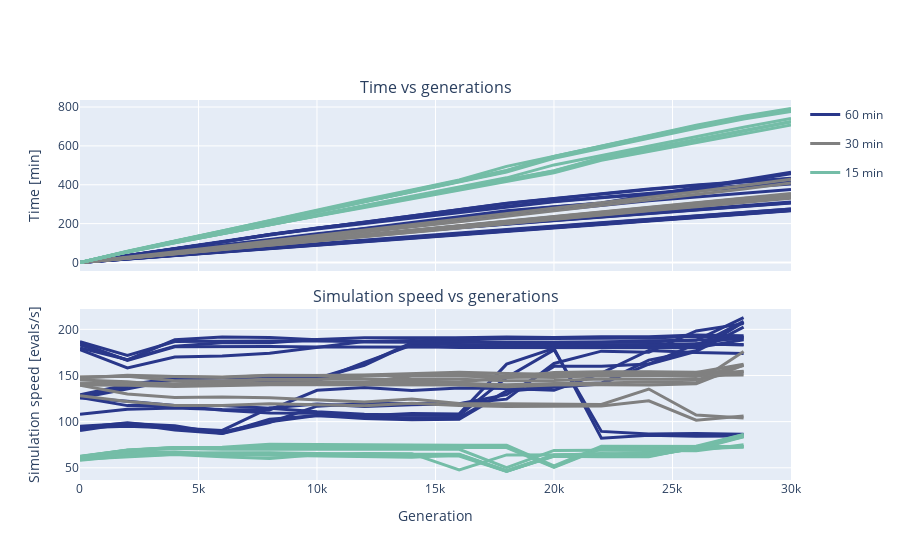

The notebook cell saved with this chart:
### Code cell
mixed_60min = load_experiment_results(os.path.join(folder_path, 'data',
                        'bemeopt__nsga2__anytown_mixed_f1__exp03', 'output', 'bemeopt__nsga2__anytown_mixed_f1__exp03__exp.json') )

mixed_30min = load_experiment_results(os.path.join(folder_path, 'data',
                        'bemeopt__nsga2__anytown_mixed_f1__exp04', 'output','bemeopt__nsga2__anytown_mixed_f1__exp04__exp.json') )

mixed_15min = load_experiment_results(os.path.join(folder_path,'data',
                        'bemeopt__nsga2__anytown_mixed_f1__exp05', 'output','bemeopt__nsga2__anytown_mixed_f1__exp05__exp.json') )


# times vs generation
fig = make_subplots(rows=2, cols=1, shared_xaxes=True, vertical_spacing=0.1, subplot_titles=('Time vs generations', 'Simulation speed vs generations'))
_names = ["60 min", "30 min", "15 min"]
for e, exp in enumerate([mixed_60min, mixed_30min, mixed_15min]):
    t_finals = []
    fr_all = []
    fr_all_avg = 0
    fr_all_std = 0
    for i, island in enumerate(exp['archipelago']['islands']):
        fevals = np.array([generation['fitness-evaluations'] for generation in island['generations']])
        times = np.array([datetime.strptime(generation['current-time'], "%a %b %d %H:%M:%S %Y") for generation in island['generations']])
        times = [(t-times[0]).total_seconds() for t in times]
        if i == 0:
            _showleg = True
        else:
            _showleg = False
        fig.add_trace(go.Scatter(x=fevals/100, y=[t/60 for t in times], mode='lines', line=dict(color=_colors[e], width=3), showlegend=_showleg, name=_names[e], legendgroup=_names[e]), row=1, col=1)
        fig.add_trace(go.Scatter(x=fevals[:-1]/100, y=[(fevals[j+1]-fevals[j])/((times[j+1]-times[j])) for j in range(len(times)-1)], mode='lines', line=dict(color=_colors[e], width=3), showlegend=False, name=_names[e], legendgroup=_names[e]), row=2, col=1)
        
        t_finals.append(times[-1])
        fr_all.extend([(fevals[j+1]-fevals[j])/((times[j+1]-times[j])) for j in range(len(times)-1)])
    
    print(f"Total time for the experiment on {_names[e]}: {np.mean(t_finals)/60:.2f} +- {np.std(t_finals)/60:.2f} min")
    print(f"Simulation speed for the experiment on {_names[e]}: {np.mean(fr_all):.2f} +- {np.std(fr_all):.2f} EPS/s")

fig.update_xaxes(title_text='Generation', row=2, col=1)
fig.update_yaxes(title_text='Time [min]', row=1, col=1)
fig.update_yaxes(title_text='Simulation speed [evals/s]', row=2, col=1)
fig.show()

### Figure 1 — Plotly figure (JSON) as saved in the notebook; plotly's stock layout.template omitted (floating-point values rounded to 4 significant figures)
{"data": [{"legendgroup": "60 min", "line": {"color": "#29378A", "width": 3}, "mode": "lines", "name": "60 min", "showlegend": true, "type": "scatter", "x": [1, 2001, 4001, 6001, 8001, 10001, 12001, 14001, 16001, 18001, 20001, 22001, 24001, 26001, 28001, 30001], "xaxis": "x", "y": [0, 26.42, 54.82, 83.22, 112.9, 143.3, 173.9, 205.2, 235.9, 266.6, 287.2, 305.7, 346.4, 385.5, 425.1, 464.5], "yaxis": "y"}, {"legendgroup": "60 min", "line": {"color": "#29378A", "width": 3}, "mode": "lines", "name": "60 min", "showlegend": false, "type": "scatter", "x": [1, 2001, 4001, 6001, 8001, 10001, 12001, 14001, 16001, 18001, 20001, 22001, 24001, 26001, 28001], "xaxis": "x2", "y": [126.2, 117.4, 117.4, 112.4, 109.5, 109.1, 106.3, 108.8, 108.4, 162.3, 179.5, 82.03, 85.18, 84.18, 84.57], "yaxis": "y2"}, {"legendgroup": "60 min", "line": {"color": "#29378A", "width": 3}, "mode": "lines", "name": "60 min", "showlegend": false, "type": "scatter", "x": [1, 2001, 4001, 6001, 8001, 10001, 12001, 14001, 16001, 18001, 20001, 22001, 24001, 26001, 28001, 30001], "xaxis": "x", "y": [0, 35.7, 70.82, 106.6, 143.4, 172.4, 200.4, 229.1, 257.3, 285.2, 312.0, 332.5, 351.4, 370.4, 387.2, 403.4], "yaxis": "y"}, {"legendgroup": "60 min", "line": {"color": "#29378A", "width": 3}, "mode": "lines", "name": "60 min", "showlegend": false, "type": "scatter", "x": [1, 2001, 4001, 6001, 8001, 10001, 12001, 14001, 16001, 18001, 20001, 22001, 24001, 26001, 28001], "xaxis": "x2", "y": [93.37, 94.92, 93.2, 90.5, 114.9, 119.0, 116.3, 118.3, 119.3, 124.4, 163.0, 176.4, 175.3, 198.2, 206.2], "yaxis": "y2"}, {"legendgroup": "60 min", "line": {"color": "#29378A", "width": 3}, "mode": "lines", "name": "60 min", "showlegend": false, "type": "scatter", "x": [1, 2001, 4001, 6001, 8001, 10001, 12001, 14001, 16001, 18001, 20001, 22001, 24001, 26001, 28001, 30001], "xaxis": "x", "y": [0, 18.53, 38.48, 56.82, 74.8, 92.78, 110.4, 127.9, 145.4, 162.8, 180.2, 197.7, 215.0, 232.4, 249.6, 266.8], "yaxis": "y"}, {"legendgroup": "60 min", "line": {"color": "#29378A", "width": 3}, "mode": "lines", "name": "60 min", "showlegend": false, "type": "scatter", "x": [1, 2001, 4001, 6001, 8001, 10001, 12001, 14001, 16001, 18001, 20001, 22001, 24001, 26001, 28001], "xaxis": "x2", "y": [179.9, 167.1, 181.8, 185.4, 185.4, 189.0, 190.8, 190.7, 190.8, 191.8, 191.2, 191.9, 191.9, 194.0, 193.1], "yaxis": "y2"}, {"legendgroup": "60 min", "line": {"color": "#29378A", "width": 3}, "mode": "lines", "name": "60 min", "showlegend": false, "type": "scatter", "x": [1, 2001, 4001, 6001, 8001, 10001, 12001, 14001, 16001, 18001, 20001, 22001, 24001, 26001, 28001, 30001], "xaxis": "x", "y": [0, 18.72, 39.8, 59.4, 78.87, 98.02, 116.5, 134.3, 152.1, 169.9, 187.8, 205.8, 223.6, 241.4, 259.1, 274.8], "yaxis": "y"}, {"legendgroup": "60 min", "line": {"color": "#29378A", "width": 3}, "mode": "lines", "name": "60 min", "showlegend": false, "type": "scatter", "x": [1, 2001, 4001, 6001, 8001, 10001, 12001, 14001, 16001, 18001, 20001, 22001, 24001, 26001, 28001], "xaxis": "x2", "y": [178.1, 158.1, 170.1, 171.2, 174.1, 180.2, 186.9, 187.8, 187.4, 185.9, 185.9, 186.4, 187.6, 188.1, 212.8], "yaxis": "y2"}, {"legendgroup": "60 min", "line": {"color": "#29378A", "width": 3}, "mode": "lines", "name": "60 min", "showlegend": false, "type": "scatter", "x": [1, 2001, 4001, 6001, 8001, 10001, 12001, 14001, 16001, 18001, 20001, 22001, 24001, 26001, 28001, 30001], "xaxis": "x", "y": [0, 36.88, 70.88, 105.7, 143.9, 177.6, 206.1, 233.9, 261.8, 289.7, 315.5, 336.3, 357.1, 377.7, 395.8, 413.1], "yaxis": "y"}, {"legendgroup": "60 min", "line": {"color": "#29378A", "width": 3}, "mode": "lines", "name": "60 min", "showlegend": false, "type": "scatter", "x": [1, 2001, 4001, 6001, 8001, 10001, 12001, 14001, 16001, 18001, 20001, 22001, 24001, 26001, 28001], "xaxis": "x2", "y": [90.38, 98.04, 95.69, 87.26, 99.11, 116.8, 119.8, 119.7, 119.5, 129.2, 159.9, 160.1, 162.3, 184.2, 191.9], "yaxis": "y2"}, {"legendgroup": "60 min", "line": {"color": "#29378A", "width": 3}, "mode": "lines", "name": "60 min", "showlegend": false, "type": "scatter", "x": [1, 2001, 4001, 6001, 8001, 10001, 12001, 14001, 16001, 18001, 20001, 22001, 24001, 26001, 28001, 30001], "xaxis": "x", "y": [0, 18, 38.05, 56.45, 74.83, 93.22, 111.7, 130.1, 148.5, 166.9, 185.4, 203.9, 222.4, 240.7, 259.0, 275.0], "yaxis": "y"}, {"legendgroup": "60 min", "line": {"color": "#29378A", "width": 3}, "mode": "lines", "name": "60 min", "showlegend": false, "type": "scatter", "x": [1, 2001, 4001, 6001, 8001, 10001, 12001, 14001, 16001, 18001, 20001, 22001, 24001, 26001, 28001], "xaxis": "x2", "y": [185.2, 166.3, 181.2, 181.3, 181.3, 180.8, 180.7, 181.0, 181.0, 180.3, 180.3, 180.5, 182.0, 182.1, 208.6], "yaxis": "y2"}, {"legendgroup": "60 min", "line": {"color": "#29378A", "width": 3}, "mode": "lines", "name": "60 min", "showlegend": false, "type": "scatter", "x": [1, 2001, 4001, 6001, 8001, 10001, 12001, 14001, 16001, 18001, 20001, 22001, 24001, 26001, 28001, 30001], "xaxis": "x", "y": [0, 17.85, 37.27, 55.12, 72.9, 90.68, 108.5, 126.3, 144.2, 161.7, 179.2, 196.8, 214.2, 231.7, 249.1, 266.5], "yaxis": "y"}, {"legendgroup": "60 min", "line": {"color": "#29378A", "width": 3}, "mode": "lines", "name": "60 min", "showlegend": false, "type": "scatter", "x": [1, 2001, 4001, 6001, 8001, 10001, 12001, 14001, 16001, 18001, 20001, 22001, 24001, 26001, 28001], "xaxis": "x2", "y": [186.7, 171.7, 186.7, 187.4, 187.4, 187.4, 186.7, 186.9, 190.3, 189.9, 189.9, 190.7, 190.7, 192.3, 191.0], "yaxis": "y2"}, {"legendgroup": "60 min", "line": {"color": "#29378A", "width": 3}, "mode": "lines", "name": "60 min", "showlegend": false, "type": "scatter", "x": [1, 2001, 4001, 6001, 8001, 10001, 12001, 14001, 16001, 18001, 20001, 22001, 24001, 26001, 28001, 30001], "xaxis": "x", "y": [0, 30.85, 60.25, 89.27, 118.7, 148.3, 173.2, 197.5, 222.4, 246.8, 271.4, 296.3, 318.1, 336.9, 356.0, 375.1], "yaxis": "y"}, {"legendgroup": "60 min", "line": {"color": "#29378A", "width": 3}, "mode": "lines", "name": "60 min", "showlegend": false, "type": "scatter", "x": [1, 2001, 4001, 6001, 8001, 10001, 12001, 14001, 16001, 18001, 20001, 22001, 24001, 26001, 28001], "xaxis": "x2", "y": [108.0, 113.4, 114.9, 113.2, 112.7, 134.0, 137.0, 133.9, 136.4, 135.9, 134.0, 152.7, 177.1, 174.8, 173.9], "yaxis": "y2"}, {"legendgroup": "60 min", "line": {"color": "#29378A", "width": 3}, "mode": "lines", "name": "60 min", "showlegend": false, "type": "scatter", "x": [1, 2001, 4001, 6001, 8001, 10001, 12001, 14001, 16001, 18001, 20001, 22001, 24001, 26001, 28001, 30001], "xaxis": "x", "y": [0, 35.07, 69.1, 105.7, 143.9, 176.4, 207.7, 239.4, 271.4, 303.3, 328.3, 352.2, 375.7, 395.7, 414.6, 430.6], "yaxis": "y"}, {"legendgroup": "60 min", "line": {"color": "#29378A", "width": 3}, "mode": "lines", "name": "60 min", "showlegend": false, "type": "scatter", "x": [1, 2001, 4001, 6001, 8001, 10001, 12001, 14001, 16001, 18001, 20001, 22001, 24001, 26001, 28001], "xaxis": "x2", "y": [95.06, 97.94, 90.99, 87.26, 102.7, 106.6, 105.2, 104.2, 104.4, 133.2, 139.4, 141.7, 166.7, 176.8, 207.7], "yaxis": "y2"}, {"legendgroup": "60 min", "line": {"color": "#29378A", "width": 3}, "mode": "lines", "name": "60 min", "showlegend": false, "type": "scatter", "x": [1, 2001, 4001, 6001, 8001, 10001, 12001, 14001, 16001, 18001, 20001, 22001, 24001, 26001, 28001, 30001], "xaxis": "x", "y": [0, 25.83, 49.65, 72.32, 94.88, 117.6, 140.3, 161.0, 179.1, 197.2, 215.5, 233.7, 252.0, 270.1, 288.2, 306.4], "yaxis": "y"}, {"legendgroup": "60 min", "line": {"color": "#29378A", "width": 3}, "mode": "lines", "name": "60 min", "showlegend": false, "type": "scatter", "x": [1, 2001, 4001, 6001, 8001, 10001, 12001, 14001, 16001, 18001, 20001, 22001, 24001, 26001, 28001], "xaxis": "x2", "y": [129.0, 140.0, 147.1, 147.7, 146.8, 146.6, 160.9, 185.0, 183.3, 182.6, 182.6, 182.8, 183.5, 184.3, 183.2], "yaxis": "y2"}, {"legendgroup": "60 min", "line": {"color": "#29378A", "width": 3}, "mode": "lines", "name": "60 min", "showlegend": false, "type": "scatter", "x": [1, 2001, 4001, 6001, 8001, 10001, 12001, 14001, 16001, 18001, 20001, 22001, 24001, 26001, 28001, 30001], "xaxis": "x", "y": [0, 26.47, 53.75, 82.1, 110.5, 139.5, 169.7, 200.5, 231.7, 263.0, 285.5, 304.3, 341.5, 380.1, 418.2, 456.8], "yaxis": "y"}, {"legendgroup": "60 min", "line": {"color": "#29378A", "width": 3}, "mode": "lines", "name": "60 min", "showlegend": false, "type": "scatter", "x": [1, 2001, 4001, 6001, 8001, 10001, 12001, 14001, 16001, 18001, 20001, 22001, 24001, 26001, 28001], "xaxis": "x2", "y": [125.9, 122.2, 117.6, 117.6, 114.6, 110.6, 108.1, 106.8, 106.6, 147.8, 177.8, 89.45, 86.54, 87.26, 86.47], "yaxis": "y2"}, {"legendgroup": "60 min", "line": {"color": "#29378A", "width": 3}, "mode": "lines", "name": "60 min", "showlegend": false, "type": "scatter", "x": [1, 2001, 4001, 6001, 8001, 10001, 12001, 14001, 16001, 18001, 20001, 22001, 24001, 26001, 28001, 30001], "xaxis": "x", "y": [0, 26.53, 51.13, 74.05, 97.23, 120.4, 143.6, 163.9, 182.1, 200.6, 219.1, 237.6, 256.1, 274.5, 293.0, 310.7], "yaxis": "y"}, {"legendgroup": "60 min", "line": {"color": "#29378A", "width": 3}, "mode": "lines", "name": "60 min", "showlegend": false, "type": "scatter", "x": [1, 2001, 4001, 6001, 8001, 10001, 12001, 14001, 16001, 18001, 20001, 22001, 24001, 26001, 28001], "xaxis": "x2", "y": [125.6, 135.5, 145.5, 143.8, 143.7, 144.1, 164.2, 182.8, 180.3, 180.2, 180.2, 180.5, 180.5, 180.0, 188.7], "yaxis": "y2"}, {"legendgroup": "60 min", "line": {"color": "#29378A", "width": 3}, "mode": "lines", "name": "60 min", "showlegend": false, "type": "scatter", "x": [1, 2001, 4001, 6001, 8001, 10001, 12001, 14001, 16001, 18001, 20001, 22001, 24001, 26001, 28001, 30001], "xaxis": "x", "y": [0, 35.67, 69.42, 105.0, 142.6, 176.0, 207.2, 239.4, 272.1, 304.6, 329.7, 354.0, 377.6, 398.2, 417.1, 433.6], "yaxis": "y"}, {"legendgroup": "60 min", "line": {"color": "#29378A", "width": 3}, "mode": "lines", "name": "60 min", "showlegend": false, "type": "scatter", "x": [1, 2001, 4001, 6001, 8001, 10001, 12001, 14001, 16001, 18001, 20001, 22001, 24001, 26001, 28001], "xaxis": "x2", "y": [93.46, 98.77, 93.55, 88.77, 99.85, 106.7, 103.4, 102.0, 102.7, 132.8, 137.4, 140.7, 162.2, 176.2, 202.4], "yaxis": "y2"}, {"legendgroup": "60 min", "line": {"color": "#29378A", "width": 3}, "mode": "lines", "name": "60 min", "showlegend": false, "type": "scatter", "x": [1, 2001, 4001, 6001, 8001, 10001, 12001, 14001, 16001, 18001, 20001, 22001, 24001, 26001, 28001, 30001], "xaxis": "x", "y": [0, 18.22, 38.18, 55.85, 73.25, 90.68, 108.4, 126.3, 144.2, 162.1, 180.1, 198.0, 215.9, 233.8, 251.6, 269.1], "yaxis": "y"}, {"legendgroup": "60 min", "line": {"color": "#29378A", "width": 3}, "mode": "lines", "name": "60 min", "showlegend": false, "type": "scatter", "x": [1, 2001, 4001, 6001, 8001, 10001, 12001, 14001, 16001, 18001, 20001, 22001, 24001, 26001, 28001], "xaxis": "x2", "y": [183.0, 166.9, 188.7, 191.6, 191.2, 188.3, 186.2, 186.0, 186.2, 185.5, 185.5, 186.0, 186.2, 188.3, 189.6], "yaxis": "y2"}, {"legendgroup": "60 min", "line": {"color": "#29378A", "width": 3}, "mode": "lines", "name": "60 min", "showlegend": false, "type": "scatter", "x": [1, 2001, 4001, 6001, 8001, 10001, 12001, 14001, 16001, 18001, 20001, 22001, 24001, 26001, 28001, 30001], "xaxis": "x", "y": [0, 26.4, 50.55, 73.15, 95.7, 118.3, 141.1, 161.6, 179.5, 197.7, 215.9, 234.1, 252.3, 270.4, 288.6, 306.8], "yaxis": "y"}, {"legendgroup": "60 min", "line": {"color": "#29378A", "width": 3}, "mode": "lines", "name": "60 min", "showlegend": false, "type": "scatter", "x": [1, 2001, 4001, 6001, 8001, 10001, 12001, 14001, 16001, 18001, 20001, 22001, 24001, 26001, 28001], "xaxis": "x2", "y": [126.3, 138.0, 147.5, 147.8, 147.2, 146.8, 162.6, 185.5, 183.7, 182.8, 183.5, 183.2, 183.3, 183.5, 183.5], "yaxis": "y2"}, {"legendgroup": "30 min", "line": {"color": "#808080", "width": 3}, "mode": "lines", "name": "30 min", "showlegend": true, "type": "scatter", "x": [1, 2001, 4001, 6001, 8001, 10001, 12001, 14001, 16001, 18001, 20001, 22001, 24001, 26001, 28001, 30001], "xaxis": "x", "y": [0, 23.63, 47.07, 70.7, 94.07, 117.0, 139.8, 162.2, 184.3, 206.3, 228.7, 250.9, 273.0, 295.1, 317.1, 338.7], "yaxis": "y"}, {"legendgroup": "30 min", "line": {"color": "#808080", "width": 3}, "mode": "lines", "name": "30 min", "showlegend": false, "type": "scatter", "x": [1, 2001, 4001, 6001, 8001, 10001, 12001, 14001, 16001, 18001, 20001, 22001, 24001, 26001, 28001], "xaxis": "x2", "y": [141.0, 142.2, 141.0, 142.7, 145.7, 145.6, 149.1, 150.9, 151.2, 149.1, 149.7, 150.9, 151.1, 151.2, 154.6], "yaxis": "y2"}, {"legendgroup": "30 min", "line": {"color": "#808080", "width": 3}, "mode": "lines", "name": "30 min", "showlegend": false, "type": "scatter", "x": [1, 2001, 4001, 6001, 8001, 10001, 12001, 14001, 16001, 18001, 20001, 22001, 24001, 26001, 28001, 30001], "xaxis": "x", "y": [0, 22.62, 44.82, 67.18, 89.72, 112.0, 134.2, 156.3, 178.6, 200.7, 223.1, 245.7, 267.9, 290.1, 312.3, 334.5], "yaxis": "y"}, {"legendgroup": "30 min", "line": {"color": "#808080", "width": 3}, "mode": "lines", "name": "30 min", "showlegend": false, "type": "scatter", "x": [1, 2001, 4001, 6001, 8001, 10001, 12001, 14001, 16001, 18001, 20001, 22001, 24001, 26001, 28001], "xaxis": "x2", "y": [147.4, 150.2, 149.0, 147.9, 149.9, 150.2, 150.2, 150.2, 150.3, 148.9, 147.8, 150.2, 149.9, 150.0, 150.5], "yaxis": "y2"}, {"legendgroup": "30 min", "line": {"color": "#808080", "width": 3}, "mode": "lines", "name": "30 min", "showlegend": false, "type": "scatter", "x": [1, 2001, 4001, 6001, 8001, 10001, 12001, 14001, 16001, 18001, 20001, 22001, 24001, 26001, 28001, 30001], "xaxis": "x", "y": [0, 23.87, 47.77, 71.9, 95.88, 119.7, 143.5, 167.3, 191.2, 215.1, 239.2, 263.1, 287.0, 310.8, 334.5, 355.2], "yaxis": "y"}, {"legendgroup": "30 min", "line": {"color": "#808080", "width": 3}, "mode": "lines", "name": "30 min", "showlegend": false, "type": "scatter", "x": [1, 2001, 4001, 6001, 8001, 10001, 12001, 14001, 16001, 18001, 20001, 22001, 24001, 26001, 28001], "xaxis": "x2", "y": [139.7, 139.5, 138.1, 139.0, 140.1, 140.0, 139.9, 139.8, 139.6, 137.8, 139.6, 139.9, 139.7, 140.9, 161.2], "yaxis": "y2"}, {"legendgroup": "30 min", "line": {"color": "#808080", "width": 3}, "mode": "lines", "name": "30 min", "showlegend": false, "type": "scatter", "x": [1, 2001, 4001, 6001, 8001, 10001, 12001, 14001, 16001, 18001, 20001, 22001, 24001, 26001, 28001, 30001], "xaxis": "x", "y": [0, 23.88, 49.53, 75.93, 102.2, 128.8, 155.8, 183.2, 210.0, 237.8, 265.8, 293.7, 321.8, 346.4, 377.5, 409.6], "yaxis": "y"}, {"legendgroup": "30 min", "line": {"color": "#808080", "width": 3}, "mode": "lines", "name": "30 min", "showlegend": false, "type": "scatter", "x": [1, 2001, 4001, 6001, 8001, 10001, 12001, 14001, 16001, 18001, 20001, 22001, 24001, 26001, 28001], "xaxis": "x2", "y": [139.6, 130.0, 126.3, 126.7, 125.8, 123.5, 121.4, 124.6, 119.5, 119.5, 119.3, 118.6, 135.3, 107.2, 104.1], "yaxis": "y2"}, {"legendgroup": "30 min", "line": {"color": "#808080", "width": 3}, "mode": "lines", "name": "30 min", "showlegend": false, "type": "scatter", "x": [1, 2001, 4001, 6001, 8001, 10001, 12001, 14001, 16001, 18001, 20001, 22001, 24001, 26001, 28001, 30001], "xaxis": "x", "y": [0, 23.72, 47.33, 71.12, 94.73, 118.2, 141.6, 165.0, 187.3, 209.6, 232.2, 254.6, 276.8, 299.1, 321.4, 342.2], "yaxis": "y"}, {"legendgroup": "30 min", "line": {"color": "#808080", "width": 3}, "mode": "lines", "name": "30 min", "showlegend": false, "type": "scatter", "x": [1, 2001, 4001, 6001, 8001, 10001, 12001, 14001, 16001, 18001, 20001, 22001, 24001, 26001, 28001], "xaxis": "x2", "y": [140.5, 141.1, 140.2, 141.1, 142.0, 142.5, 142.3, 149.4, 149.5, 147.8, 148.9, 149.8, 149.9, 149.0, 160.6], "yaxis": "y2"}, {"legendgroup": "30 min", "line": {"color": "#808080", "width": 3}, "mode": "lines", "name": "30 min", "showlegend": false, "type": "scatter", "x": [1, 2001, 4001, 6001, 8001, 10001, 12001, 14001, 16001, 18001, 20001, 22001, 24001, 26001, 28001, 30001], "xaxis": "x", "y": [0, 26.02, 53.38, 81.78, 110.1, 138.1, 166.3, 194.7, 222.5, 250.9, 279.5, 308.2, 336.7, 363.9, 396.7, 428.1], "yaxis": "y"}, {"legendgroup": "30 min", "line": {"color": "#808080", "width": 3}, "mode": "lines", "name": "30 min", "showlegend": false, "type": "scatter", "x": [1, 2001, 4001, 6001, 8001, 10001, 12001, 14001, 16001, 18001, 20001, 22001, 24001, 26001, 28001], "xaxis": "x2", "y": [128.1, 121.8, 117.4, 117.6, 119.4, 118.1, 117.2, 119.8, 117.5, 116.5, 116.3, 116.8, 122.6, 101.6, 106.0], "yaxis": "y2"}, {"legendgroup": "30 min", "line": {"color": "#808080", "width": 3}, "mode": "lines", "name": "30 min", "showlegend": false, "type": "scatter", "x": [1, 2001, 4001, 6001, 8001, 10001, 12001, 14001, 16001, 18001, 20001, 22001, 24001, 26001, 28001, 30001], "xaxis": "x", "y": [0, 23.62, 47.3, 71.07, 94.7, 118.2, 141.6, 165.1, 188.5, 212.1, 235.9, 259.5, 283.0, 306.3, 329.7, 348.7], "yaxis": "y"}, {"legendgroup": "30 min", "line": {"color": "#808080", "width": 3}, "mode": "lines", "name": "30 min", "showlegend": false, "type": "scatter", "x": [1, 2001, 4001, 6001, 8001, 10001, 12001, 14001, 16001, 18001, 20001, 22001, 24001, 26001, 28001], "xaxis": "x2", "y": [141.1, 140.7, 140.3, 141.0, 142.1, 142.0, 142.1, 142.0, 141.6, 139.9, 141.3, 141.9, 142.9, 142.2, 175.9], "yaxis": "y2"}, {"legendgroup": "30 min", "line": {"color": "#808080", "width": 3}, "mode": "lines", "name": "30 min", "showlegend": false, "type": "scatter", "x": [1, 2001, 4001, 6001, 8001, 10001, 12001, 14001, 16001, 18001, 20001, 22001, 24001, 26001, 28001, 30001], "xaxis": "x", "y": [0, 22.52, 44.87, 67.95, 91.03, 113.9, 136.7, 159.6, 182.5, 205.3, 228.4, 251.4, 274.2, 297.0, 319.9, 341.5], "yaxis": "y"}, {"legendgroup": "30 min", "line": {"color": "#808080", "width": 3}, "mode": "lines", "name": "30 min", "showlegend": false, "type": "scatter", "x": [1, 2001, 4001, 6001, 8001, 10001, 12001, 14001, 16001, 18001, 20001, 22001, 24001, 26001, 28001], "xaxis": "x2", "y": [148.0, 149.1, 144.4, 144.4, 145.9, 145.9, 145.7, 145.9, 145.9, 144.4, 144.6, 146.3, 146.2, 145.7, 154.4], "yaxis": "y2"}, {"legendgroup": "30 min", "line": {"color": "#808080", "width": 3}, "mode": "lines", "name": "30 min", "showlegend": false, "type": "scatter", "x": [1, 2001, 4001, 6001, 8001, 10001, 12001, 14001, 16001, 18001, 20001, 22001, 24001, 26001, 28001, 30001], "xaxis": "x", "y": [0, 22.95, 46.22, 70.17, 94.05, 117.7, 141.3, 164.8, 187.9, 211.2, 233.7, 255.5, 277.1, 298.8, 320.5, 341.1], "yaxis": "y"}, {"legendgroup": "30 min", "line": {"color": "#808080", "width": 3}, "mode": "lines", "name": "30 min", "showlegend": false, "type": "scatter", "x": [1, 2001, 4001, 6001, 8001, 10001, 12001, 14001, 16001, 18001, 20001, 22001, 24001, 26001, 28001], "xaxis": "x2", "y": [145.2, 143.3, 139.2, 139.6, 140.9, 140.9, 142.2, 144.4, 142.8, 148.1, 153.1, 154.0, 154.1, 153.3, 162.1], "yaxis": "y2"}, {"legendgroup": "30 min", "line": {"color": "#808080", "width": 3}, "mode": "lines", "name": "30 min", "showlegend": false, "type": "scatter", "x": [1, 2001, 4001, 6001, 8001, 10001, 12001, 14001, 16001, 18001, 20001, 22001, 24001, 26001, 28001, 30001], "xaxis": "x", "y": [0, 22.47, 44.82, 67.22, 89.67, 111.8, 134.1, 156.2, 178.1, 199.8, 221.8, 243.8, 265.5, 287.2, 309.0, 330.8], "yaxis": "y"}, {"legendgroup": "30 min", "line": {"color": "#808080", "width": 3}, "mode": "lines", "name": "30 min", "showlegend": false, "type": "scatter", "x": [1, 2001, 4001, 6001, 8001, 10001, 12001, 14001, 16001, 18001, 20001, 22001, 24001, 26001, 28001], "xaxis": "x2", "y": [148.4, 149.1, 148.8, 148.5, 150.3, 149.9, 150.5, 152.3, 153.4, 152.2, 151.4, 153.3, 153.4, 153.4, 152.8], "yaxis": "y2"}, {"legendgroup": "15 min", "line": {"color": "#74BDA7", "width": 3}, "mode": "lines", "name": "15 min", "showlegend": true, "type": "scatter", "x": [1, 2001, 4001, 6001, 8001, 10001, 12001, 14001, 16001, 18001, 20001, 22001, 24001, 26001, 28001, 30001], "xaxis": "x", "y": [0, 53.72, 102.0, 148.5, 194.7, 238.8, 283.1, 327.8, 372.6, 417.3, 462.1, 526.2, 571.7, 617.1, 662.8, 708.4], "yaxis": "y"}, {"legendgroup": "15 min", "line": {"color": "#74BDA7", "width": 3}, "mode": "lines", "name": "15 min", "showlegend": false, "type": "scatter", "x": [1, 2001, 4001, 6001, 8001, 10001, 12001, 14001, 16001, 18001, 20001, 22001, 24001, 26001, 28001], "xaxis": "x2", "y": [62.05, 69.06, 71.61, 72.25, 75.56, 75.24, 74.52, 74.46, 74.49, 74.52, 51.96, 73.34, 73.42, 72.94, 73.13], "yaxis": "y2"}, {"legendgroup": "15 min", "line": {"color": "#74BDA7", "width": 3}, "mode": "lines", "name": "15 min", "showlegend": false, "type": "scatter", "x": [1, 2001, 4001, 6001, 8001, 10001, 12001, 14001, 16001, 18001, 20001, 22001, 24001, 26001, 28001, 30001], "xaxis": "x", "y": [0, 56.15, 109.7, 161.5, 215.4, 270.8, 322.6, 373.5, 424.5, 494.5, 546.6, 598.4, 650.4, 702.6, 748.0, 786.8], "yaxis": "y"}, {"legendgroup": "15 min", "line": {"color": "#74BDA7", "width": 3}, "mode": "lines", "name": "15 min", "showlegend": false, "type": "scatter", "x": [1, 2001, 4001, 6001, 8001, 10001, 12001, 14001, 16001, 18001, 20001, 22001, 24001, 26001, 28001], "xaxis": "x2", "y": [59.36, 62.27, 64.37, 61.84, 60.19, 64.25, 65.57, 65.34, 47.59, 63.98, 64.39, 64.08, 63.86, 73.39, 86.02], "yaxis": "y2"}, {"legendgroup": "15 min", "line": {"color": "#74BDA7", "width": 3}, "mode": "lines", "name": "15 min", "showlegend": false, "type": "scatter", "x": [1, 2001, 4001, 6001, 8001, 10001, 12001, 14001, 16001, 18001, 20001, 22001, 24001, 26001, 28001, 30001], "xaxis": "x", "y": [0, 57.38, 110.2, 161.7, 213.2, 265.2, 317.3, 369.2, 421.6, 473.9, 546.0, 599.3, 653.0, 706.8, 752.7, 792.2], "yaxis": "y"}, {"legendgroup": "15 min", "line": {"color": "#74BDA7", "width": 3}, "mode": "lines", "name": "15 min", "showlegend": false, "type": "scatter", "x": [1, 2001, 4001, 6001, 8001, 10001, 12001, 14001, 16001, 18001, 20001, 22001, 24001, 26001, 28001], "xaxis": "x2", "y": [58.09, 63.11, 64.68, 64.72, 64.1, 64.06, 64.21, 63.57, 63.71, 46.26, 62.56, 61.98, 62.03, 72.57, 84.35], "yaxis": "y2"}, {"legendgroup": "15 min", "line": {"color": "#74BDA7", "width": 3}, "mode": "lines", "name": "15 min", "showlegend": false, "type": "scatter", "x": [1, 2001, 4001, 6001, 8001, 10001, 12001, 14001, 16001, 18001, 20001, 22001, 24001, 26001, 28001, 30001], "xaxis": "x", "y": [0, 54.35, 103.3, 150.3, 197.9, 245.4, 292.9, 340.5, 388.1, 435.6, 502.1, 550.5, 598.8, 647.5, 696.1, 740.6], "yaxis": "y"}, {"legendgroup": "15 min", "line": {"color": "#74BDA7", "width": 3}, "mode": "lines", "name": "15 min", "showlegend": false, "type": "scatter", "x": [1, 2001, 4001, 6001, 8001, 10001, 12001, 14001, 16001, 18001, 20001, 22001, 24001, 26001, 28001], "xaxis": "x2", "y": [61.33, 68.14, 70.92, 70.0, 70.13, 70.18, 70.08, 70.08, 70.1, 50.14, 68.8, 69.06, 68.45, 68.56, 74.96], "yaxis": "y2"}, {"legendgroup": "15 min", "line": {"color": "#74BDA7", "width": 3}, "mode": "lines", "name": "15 min", "showlegend": false, "type": "scatter", "x": [1, 2001, 4001, 6001, 8001, 10001, 12001, 14001, 16001, 18001, 20001, 22001, 24001, 26001, 28001, 30001], "xaxis": "x", "y": [0, 56.28, 108.2, 159.2, 210.5, 262.1, 314.2, 366.0, 417.7, 469.6, 541.3, 594.0, 646.9, 699.6, 746.4, 785.9], "yaxis": "y"}, {"legendgroup": "15 min", "line": {"color": "#74BDA7", "width": 3}, "mode": "lines", "name": "15 min", "showlegend": false, "type": "scatter", "x": [1, 2001, 4001, 6001, 8001, 10001, 12001, 14001, 16001, 18001, 20001, 22001, 24001, 26001, 28001], "xaxis": "x2", "y": [59.22, 64.16, 65.34, 65.06, 64.52, 64.04, 64.33, 64.5, 64.29, 46.47, 63.21, 63.03, 63.21, 71.25, 84.39], "yaxis": "y2"}, {"legendgroup": "15 min", "line": {"color": "#74BDA7", "width": 3}, "mode": "lines", "name": "15 min", "showlegend": false, "type": "scatter", "x": [1, 2001, 4001, 6001, 8001, 10001, 12001, 14001, 16001, 18001, 20001, 22001, 24001, 26001, 28001, 30001], "xaxis": "x", "y": [0, 53.6, 101.8, 148.1, 194.6, 241.0, 287.5, 333.9, 379.8, 425.6, 471.4, 536.8, 583.4, 630.0, 676.8, 722.7], "yaxis": "y"}, {"legendgroup": "15 min", "line": {"color": "#74BDA7", "width": 3}, "mode": "lines", "name": "15 min", "showlegend": false, "type": "scatter", "x": [1, 2001, 4001, 6001, 8001, 10001, 12001, 14001, 16001, 18001, 20001, 22001, 24001, 26001, 28001], "xaxis": "x2", "y": [62.19, 69.23, 71.97, 71.66, 71.79, 71.74, 71.81, 72.6, 72.75, 72.78, 50.97, 71.58, 71.61, 71.23, 72.6], "yaxis": "y2"}, {"legendgroup": "15 min", "line": {"color": "#74BDA7", "width": 3}, "mode": "lines", "name": "15 min", "showlegend": false, "type": "scatter", "x": [1, 2001, 4001, 6001, 8001, 10001, 12001, 14001, 16001, 18001, 20001, 22001, 24001, 26001, 28001, 30001], "xaxis": "x", "y": [0, 55.87, 107.7, 158.4, 209.3, 259.9, 311.4, 363.8, 416.6, 469.7, 542.1, 595, 648.5, 701.6, 748.3, 788.0], "yaxis": "y"}, {"legendgroup": "15 min", "line": {"color": "#74BDA7", "width": 3}, "mode": "lines", "name": "15 min", "showlegend": false, "type": "scatter", "x": [1, 2001, 4001, 6001, 8001, 10001, 12001, 14001, 16001, 18001, 20001, 22001, 24001, 26001, 28001], "xaxis": "x2", "y": [59.67, 64.35, 65.68, 65.55, 65.77, 64.72, 63.65, 63.11, 62.81, 46.04, 63.01, 62.31, 62.75, 71.4, 83.89], "yaxis": "y2"}, {"legendgroup": "15 min", "line": {"color": "#74BDA7", "width": 3}, "mode": "lines", "name": "15 min", "showlegend": false, "type": "scatter", "x": [1, 2001, 4001, 6001, 8001, 10001, 12001, 14001, 16001, 18001, 20001, 22001, 24001, 26001, 28001, 30001], "xaxis": "x", "y": [0, 55.5, 105.7, 155.3, 207.1, 259.6, 312.8, 366.2, 420.5, 472.8, 544.3, 596.7, 647.6, 699.5, 745.7, 784.5], "yaxis": "y"}, {"legendgroup": "15 min", "line": {"color": "#74BDA7", "width": 3}, "mode": "lines", "name": "15 min", "showlegend": false, "type": "scatter", "x": [1, 2001, 4001, 6001, 8001, 10001, 12001, 14001, 16001, 18001, 20001, 22001, 24001, 26001, 28001], "xaxis": "x2", "y": [60.06, 66.42, 67.11, 64.39, 63.53, 62.66, 62.34, 61.41, 63.8, 46.63, 63.61, 65.38, 64.27, 72.2, 85.84], "yaxis": "y2"}, {"legendgroup": "15 min", "line": {"color": "#74BDA7", "width": 3}, "mode": "lines", "name": "15 min", "showlegend": false, "type": "scatter", "x": [1, 2001, 4001, 6001, 8001, 10001, 12001, 14001, 16001, 18001, 20001, 22001, 24001, 26001, 28001, 30001], "xaxis": "x", "y": [0, 53.42, 101.7, 148.1, 194.5, 240.8, 287.2, 333.6, 379.9, 426.3, 472.6, 538.6, 585.8, 632.8, 680.2, 726.2], "yaxis": "y"}, {"legendgroup": "15 min", "line": {"color": "#74BDA7", "width": 3}, "mode": "lines", "name": "15 min", "showlegend": false, "type": "scatter", "x": [1, 2001, 4001, 6001, 8001, 10001, 12001, 14001, 16001, 18001, 20001, 22001, 24001, 26001, 28001], "xaxis": "x2", "y": [62.4, 68.99, 71.94, 71.79, 71.97, 71.89, 71.84, 71.92, 71.94, 71.86, 50.53, 70.72, 70.8, 70.4, 72.44], "yaxis": "y2"}, {"legendgroup": "15 min", "line": {"color": "#74BDA7", "width": 3}, "mode": "lines", "name": "15 min", "showlegend": false, "type": "scatter", "x": [1, 2001, 4001, 6001, 8001, 10001, 12001, 14001, 16001, 18001, 20001, 22001, 24001, 26001, 28001, 30001], "xaxis": "x", "y": [0, 56.87, 108.8, 159.3, 209.4, 259.8, 310.6, 361.9, 413.5, 464.9, 536.0, 588.2, 639.8, 690.2, 737.7, 777.6], "yaxis": "y"}, {"legendgroup": "15 min", "line": {"color": "#74BDA7", "width": 3}, "mode": "lines", "name": "15 min", "showlegend": false, "type": "scatter", "x": [1, 2001, 4001, 6001, 8001, 10001, 12001, 14001, 16001, 18001, 20001, 22001, 24001, 26001, 28001], "xaxis": "x2", "y": [58.62, 64.12, 66.09, 66.51, 66.2, 65.55, 64.98, 64.6, 64.81, 46.93, 63.78, 64.64, 66.16, 70.1, 83.61], "yaxis": "y2"}], "layout": {"annotations": [{"font": {"size": 16}, "showarrow": false, "text": "Time vs generations", "x": 0.5, "xanchor": "center", "xref": "paper", "y": 1, "yanchor": "bottom", "yref": "paper"}, {"font": {"size": 16}, "showarrow": false, "text": "Simulation speed vs generations", "x": 0.5, "xanchor": "center", "xref": "paper", "y": 0.45, "yanchor": "bottom", "yref": "paper"}], "xaxis": {"anchor": "y", "domain": [0, 1], "matches": "x2", "showticklabels": false}, "xaxis2": {"anchor": "y2", "domain": [0, 1], "title": {"text": "Generation"}}, "yaxis": {"anchor": "x", "domain": [0.55, 1], "title": {"text": "Time [min]"}}, "yaxis2": {"anchor": "x2", "domain": [0, 0.45], "title": {"text": "Simulation speed [evals/s]"}}}}
